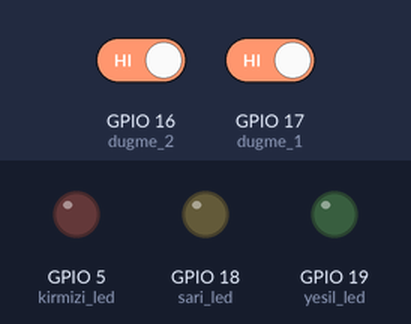
Bench run of a program on a simulated ESP32 board running MicroPython. On the bench: output pins drawn as LEDs (lit = HIGH). The test bench sets the inputs (shaded band); at power-on: GPIO 16 (dugme_2) HIGH, GPIO 17 (dugme_1) HIGH.

Above: at 1.2 s.
1.3 s: GPIO 16 (dugme_2) driven LOW
At 2.1 s:
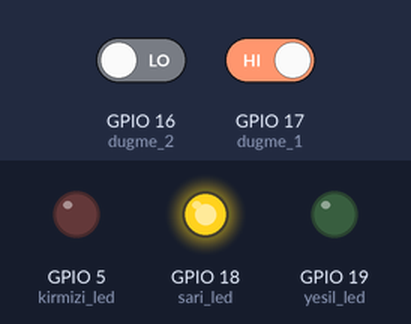
2.8 s: GPIO 17 (dugme_1) driven LOW
At 3.3 s:
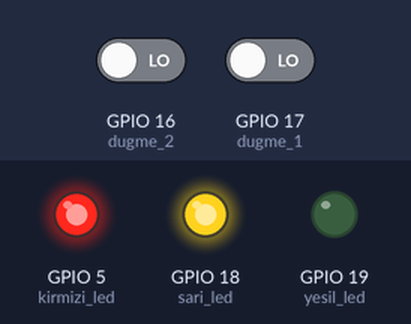
4.3 s: GPIO 16 (dugme_2) driven HIGH
At 5.5 s:
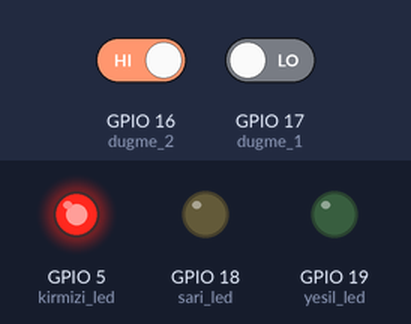
5.8 s: GPIO 17 (dugme_1) driven HIGH
At 6.8 s:
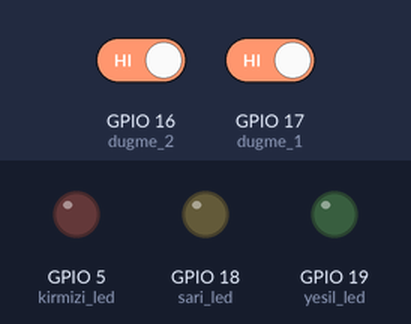
Timing chart, 0 to 8.3 s (numbered marks = the images above; inputs shaded):
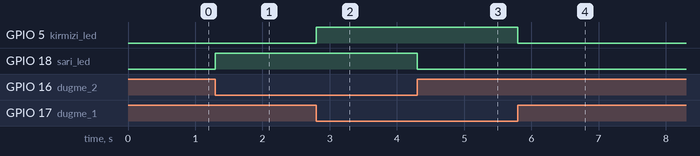

The program:

bolum2_u10_dugmeLed1.py
```python
from machine import *
import time

kirmizi_led = Pin(5, Pin.OUT)
sari_led = Pin(18, Pin.OUT)
yesil_led = Pin(19, Pin.OUT)
dugme_1 = Pin(17, Pin.IN)
dugme_2 = Pin(16, Pin.IN)

kirmizi_led.value(0)
sari_led.value(0)
yesil_led.value(0)

while True:
    if(dugme_1.value() != 1):
        kirmizi_led.on()
    else:
        kirmizi_led.off()

    if(dugme_2.value() != 1):
        sari_led.on()
    else:
        sari_led.off()
    
```

Measured:
- after the input at 1.3 s, GPIO 18 (sari_led): LOW → HIGH at once
- after the input at 2.8 s, GPIO 5 (kirmizi_led): LOW → HIGH at once
- after the input at 4.3 s, GPIO 18 (sari_led): HIGH → LOW at once
- after the input at 5.8 s, GPIO 5 (kirmizi_led): HIGH → LOW at once
